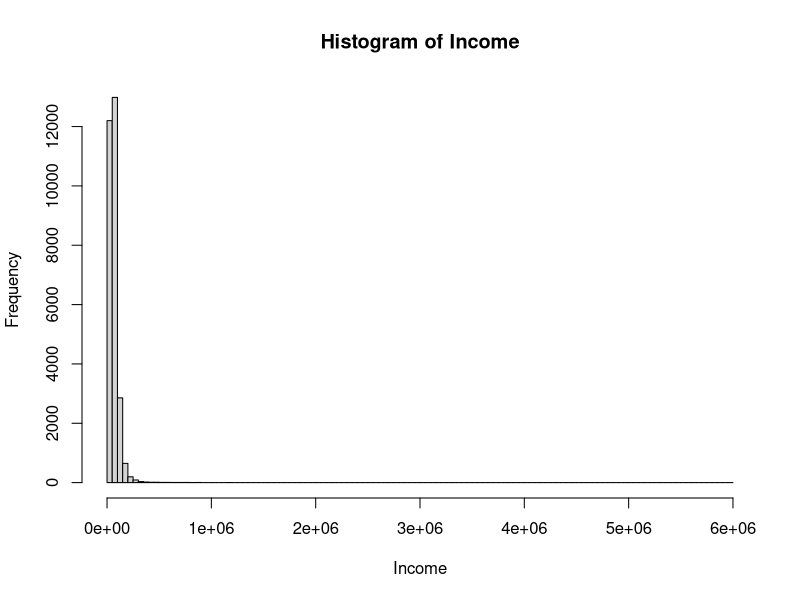
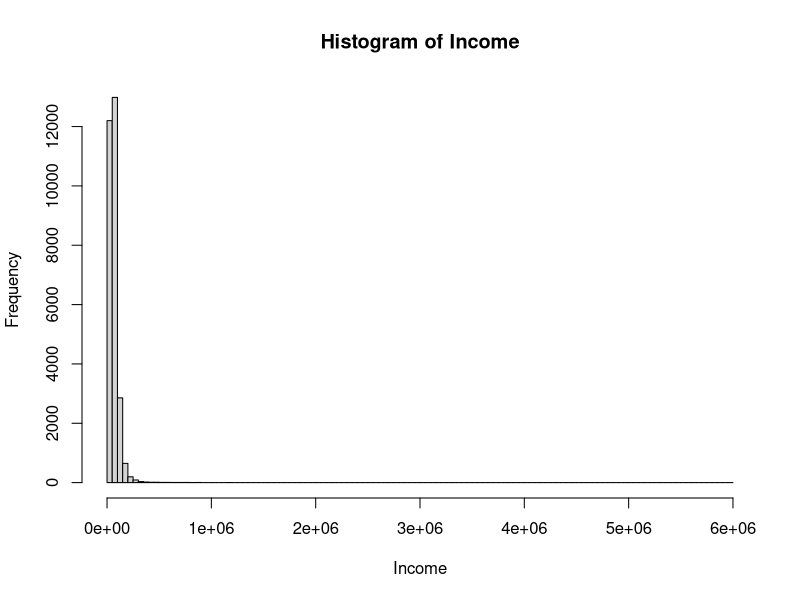
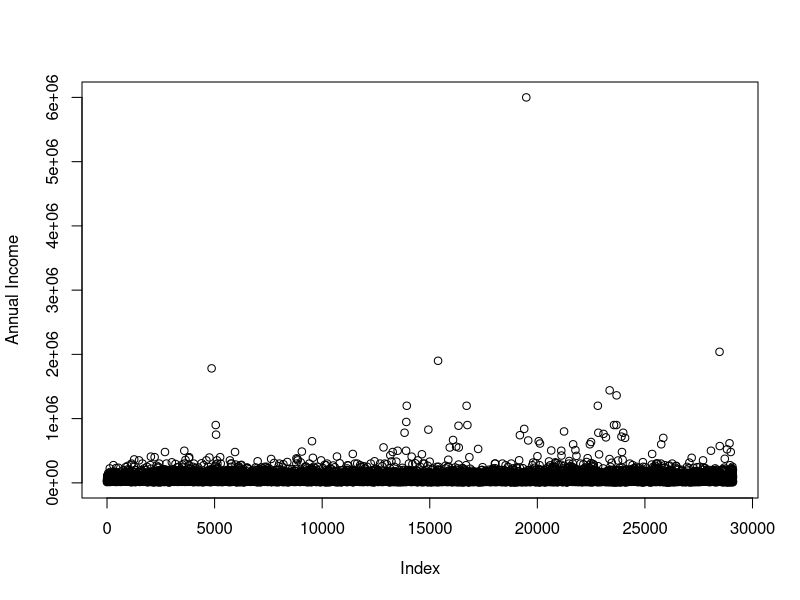
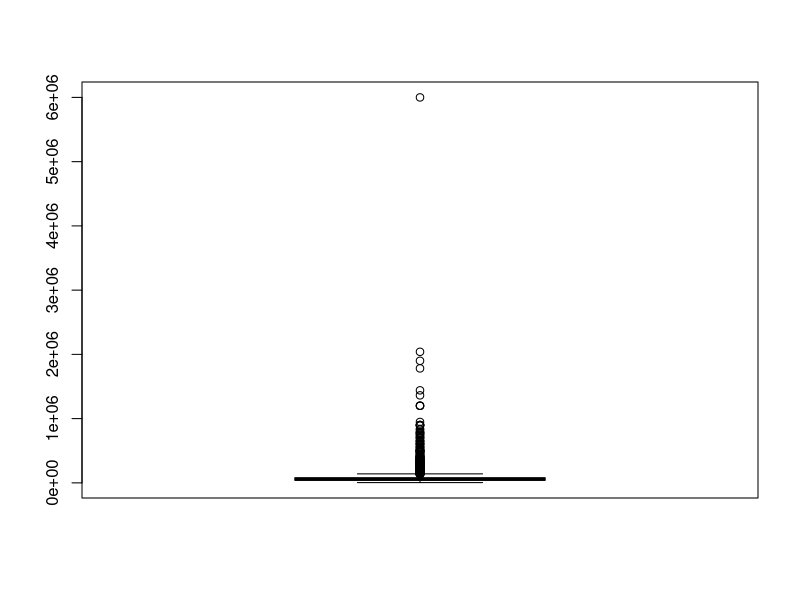
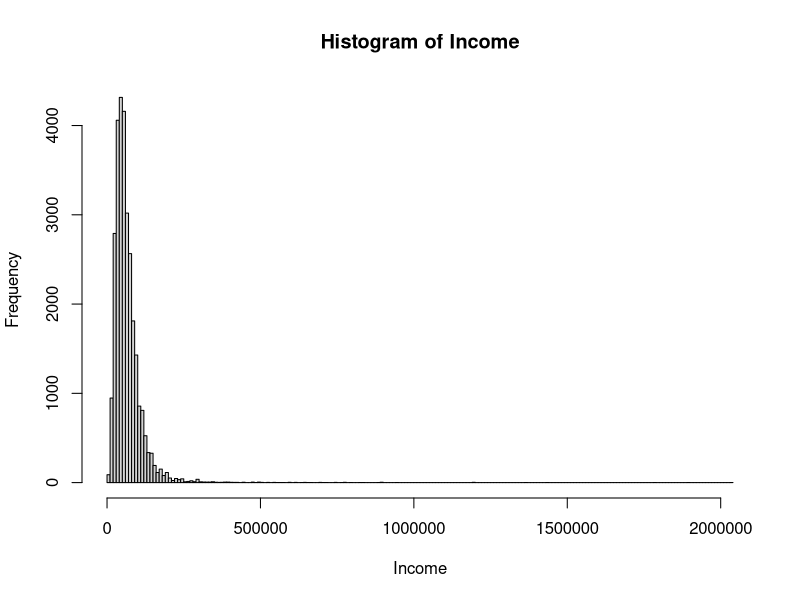
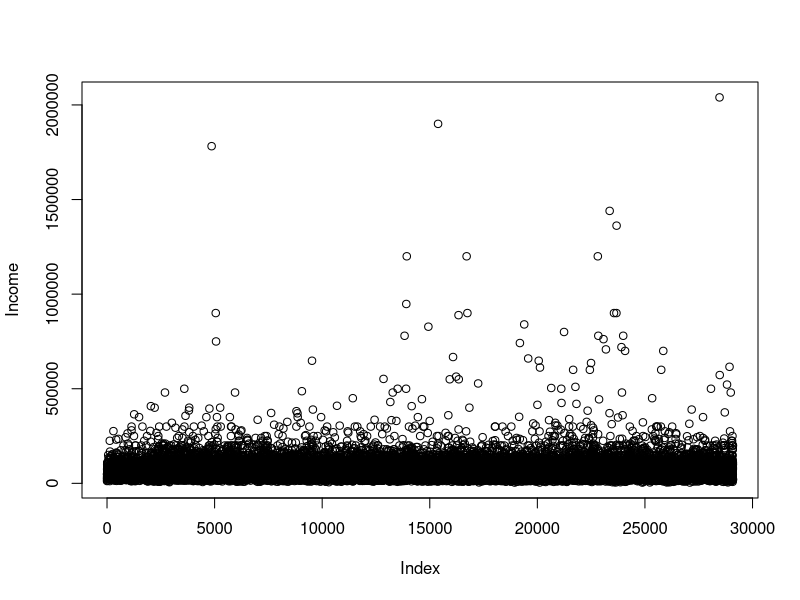
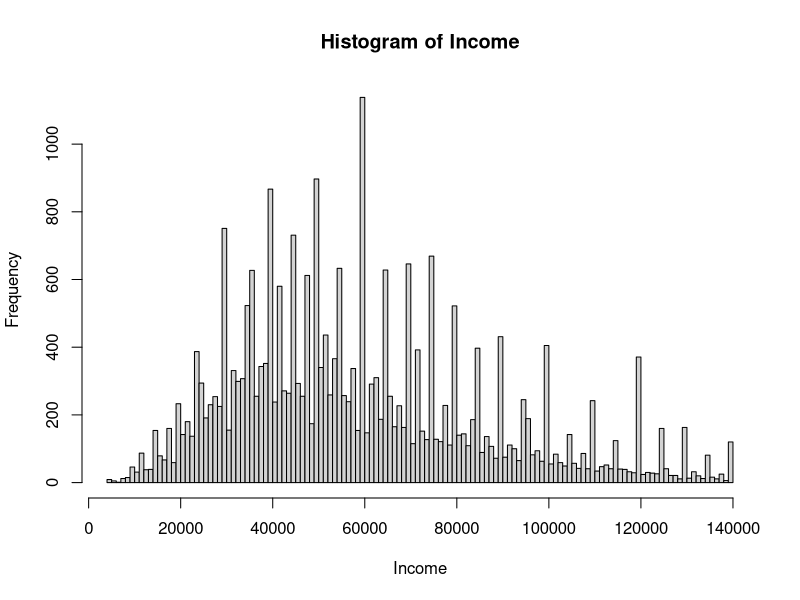
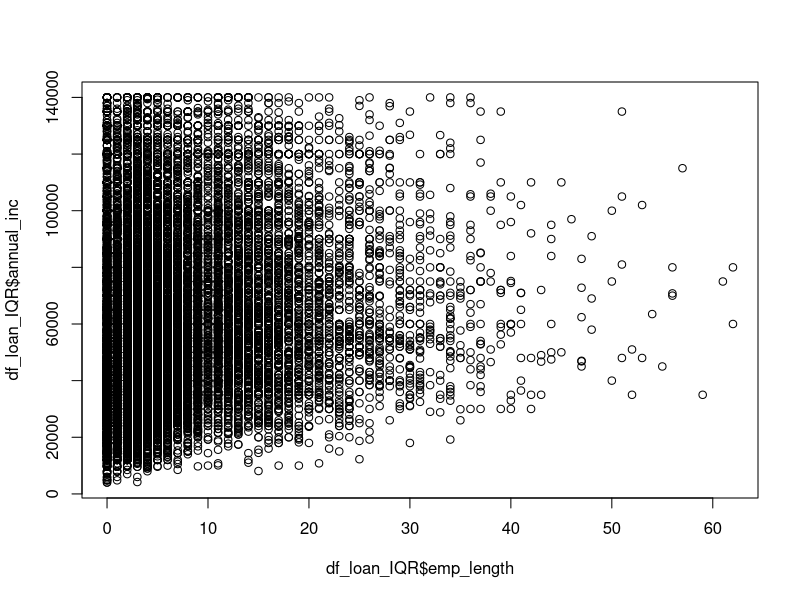

Write the R code that produced these figures, in order.
getwd()
setwd('C:/Eminent')
install.packages('gmodels')
library(gmodels)


 
df_loan =  read.csv('Credit Risk.csv')  
df_loan = df_loan[,-1]
dim(df_loan) 
View(df_loan)
str(df_loan)

CrossTable(df_loan$grade, df_loan$loan_status,
           prop.c = F, prop.chisq = F, prop.t = F,  prop.r = T)

CrossTable(df_loan$loan_status)

# 1. Univariate Anaysis

# 1.1 Analysis of annual_income

#hist(df_loan$int_rate, main='Histogram of Int.rate', xlab = 'Int.rate')

hist_income = hist(df_loan$annual_inc, breaks = 100,main='Histogram of Income', xlab = 'Income')
hist_income$breaks

n_breaks  = sqrt(nrow(df_loan))
hist_income_n = hist(df_loan$annual_inc, breaks = n_breaks,main='Histogram of Income', xlab = 'Income')
hist_income_n

plot(df_loan$annual_inc, ylab = 'Annual Income')
boxplot(df_loan$annual_inc)

# 1.1.1 Outiiers of annual_income

# 1.1.1.1 - Cutoff using Domain knowledge 
ix_outlier_exp = which(df_loan$annual_inc > 3000000)
df_loan_exp    = df_loan[-ix_outlier_exp,]

n_breaks  = sqrt(nrow(df_loan_exp))
hist_income_n_exp = hist(df_loan_exp$annual_inc, breaks = n_breaks,main='Histogram of Income', xlab = 'Income')

plot(df_loan_exp$annual_inc, ylab = 'Income')
 # 1.1.1.2 - Cutoff using IQR
IQR_income = IQR(df_loan$annual_inc)
quantile(df_loan$annual_inc)
outlier_cutoff = quantile(df_loan$annual_inc, probs = 0.75) + 1.5*IQR_income

ix_outlier_IQR  = which(df_loan$annual_inc > outlier_cutoff)
df_loan_IQR     = df_loan[-ix_outlier_IQR,]

n_breaks  = sqrt(nrow(df_loan_IQR))
hist_income_n_IQR = hist(df_loan_IQR$annual_inc, breaks = n_breaks,main='Histogram of Income', xlab = 'Income')

# 1.1.2 - Bivatiate analysis of annual_income

plot(df_loan_IQR$emp_length, df_loan_IQR$annual_inc)

# Excercise 

# 1.1 Analysis of age

# 1.1.1 Outiiers of age

# 1.1.1.1 - Cutoff using Domain knowledge

# 1.1.1.2 - Cutoff using IQR

# 1.1.2 - Bivatiate analysis of age



# Excercise 

# 1.1 Analysis of age
hist(df_loan$age, main = 'Histogram of Age', xlab = 'Age')
plot(df_loan$age, ylab = 'Frequncy')

# 1.1.1 Outliers of age

# 1.1.1.1 - Cutoff using Domain knowledge

ix_outlier_exp_age = which(df_loan$age > 80)
df_loan[ix_outlier_exp_age,]
df_loan_exp_age  = df_loan[-ix_outlier_exp_age,]

n_breaks = sqrt(nrow(df_loan_exp_age))
hist(df_loan_exp_age$age, main = 'Histogram of Age', xlab = 'Age', breaks = n_breaks)
plot(df_loan_exp_age$age, ylab = 'Frequncy')

# 1.1.1.2 - Cutoff using IQR
IQR_age = IQR(df_loan$age)
outlier_cutoff_age = quantile(df_loan$age, probs = 0.75) + 1.5*IQR_age

ix_outlier_IQR_age = which(df_loan$age > outlier_cutoff_age)
 
df_loan_IQR_age  = df_loan[-ix_outlier_IQR_age,]

n_breaks = sqrt(nrow(df_loan_IQR_age))
hist(df_loan_IQR_age$age, main = 'Histogram of Age', xlab = 'Age', breaks = n_breaks)
plot(df_loan_IQR_age$age, ylab = 'Frequncy')


# 1.1.2 - Bivatiate analysis of age

plot(df_loan$age, df_loan$loan_amnt)
plot(df_loan_IQR_age$age, df_loan_IQR_age$loan_amnt)
plot(df_loan_exp_age$age, df_loan_exp_age$loan_amnt)

# 2 Missing Data

summary(df_loan$emp_length)

hist(df_loan_IQR$age, main = 'Histogram of Age', xlab = 'Age', breaks = n_breaks)
plot(df_loan_IQR$age, ylab = 'Frequncy')

summary(df_loan_IQR)

df_loan_IQR = na.omit(df_loan_IQR)


library(caTools)
set.seed(100)
spl = sample.split(df_loan_IQR$loan_status, 0.7)
train = subset(df_loan_IQR, spl == TRUE)
test = subset(df_loan_IQR, spl == FALSE)

dim(train)
dim(test)

modLog = glm(loan_status ~ .-age,data=train, family="binomial")
summary(modLog)

# Prediction 
test$predicted.risk = predict(modLog, newdata=test, type="response")
summary(test$predicted.risk)


test$pred_class = ifelse(test$predicted.risk >= 0.23,1,0)
# Accuracy
#table(test$loan_status, as.numeric(test$predicted.risk >= 0.5))
table(test$loan_status, test$pred_class)

# baseline
table(test$loan_status)
6491/(6491+808)


 
df_result = data.frame('cutoff' = numeric(), 'miss_class' = numeric(), 'accuracy' = numeric())

# Making the Confusion Matrix
fun_cutoff = function (df_resutl, cutoff) {
    
    
    y_pred_cutoff = ifelse(test$predicted.risk > cutoff, 1, 0)
    cm_cutoff = table(test$loan_status, y_pred_cutoff)
    missclass_cutoff = (cm_cutoff[1,2]+cm_cutoff[2,1])/sum(cm_cutoff)
    accuracy_cutoff  = (cm_cutoff[1,1]+cm_cutoff[2,2])/sum(cm_cutoff)
    row_cutoff = c(cutoff, missclass_cutoff, accuracy_cutoff)
    
    df_result = rbind(df_result, row_cutoff)
    names(df_result) = c('cutoff', 'miss_class','accuracy')
    return(df_result)
    
}

for(i in seq(.1 , .43, .01) ) {
    
    df_result = fun_cutoff(df_result, i)
    
}
df_result


library(ROCR)
pred = prediction(test$predicted.risk, test$loan_status)
as.numeric(performance(pred, "auc")@y.values)


library(ROCR)

# Make predictions on training set
predictTrain = predict(modLog, type="response")

# Prediction function
ROCRpred = prediction(predictTrain, train$loan_status)

# Performance function
ROCRperf = performance(ROCRpred, "tpr", "fpr")

# Plot ROC curve
plot(ROCRperf)

# Add colors
plot(ROCRperf, colorize=TRUE)

# Add threshold labels 
plot(ROCRperf, colorize=TRUE, print.cutoffs.at=seq(0,1,by=0.1), text.adj=c(-0.2,1.7))

t1 = table(test$loan_status, as.numeric(test$predicted.risk >= 0.25))
t1
